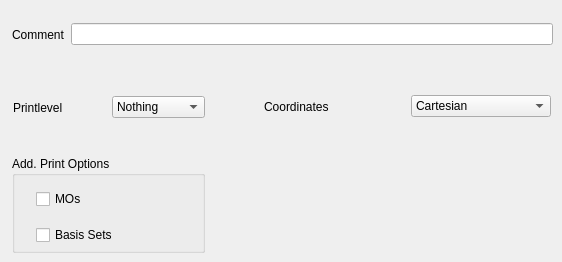
       <widget class="QWidget" name="dataPage">
        <widget class="QGroupBox" name="groupBox_3">
         <property name="geometry">
          <rect>
           <x>12</x>
           <y>156</y>
           <width>193</width>
           <height>97</height>
          </rect>
         </property>
         <property name="title">
          <string>Add. Print Options</string>
         </property>
         <widget class="QCheckBox" name="MOPrintCheck">
          <property name="geometry">
           <rect>
            <x>24</x>
            <y>30</y>
            <width>109</width>
            <height>26</height>
           </rect>
          </property>
          <property name="text">
           <string>MOs</string>
          </property>
         </widget>
         <widget class="QCheckBox" name="basisPrintCheck">
          <property name="geometry">
           <rect>
            <x>24</x>
            <y>66</y>
            <width>109</width>
            <height>26</height>
           </rect>
          </property>
          <property name="text">
           <string>Basis Sets</string>
          </property>
         </widget>
        </widget>
        <widget class="QWidget" name="layoutWidget">
         <property name="geometry">
          <rect>
           <x>12</x>
           <y>18</y>
           <width>541</width>
           <height>33</height>
          </rect>
         </property>
         <layout class="QHBoxLayout" name="horizontalLayout_13">
          <item>
           <widget class="QLabel" name="label_12">
            <property name="text">
             <string>Comment</string>
            </property>
           </widget>
          </item>
          <item>
           <widget class="QLineEdit" name="dataCommentLine"/>
          </item>
         </layout>
        </widget>
        <widget class="QWidget" name="layoutWidget">
         <property name="geometry">
          <rect>
           <x>264</x>
           <y>90</y>
           <width>287</width>
           <height>33</height>
          </rect>
         </property>
         <layout class="QHBoxLayout" name="horizontalLayout_11">
          <item>
           <widget class="QLabel" name="label_23">
            <property name="text">
             <string>Coordinates</string>
            </property>
           </widget>
          </item>
          <item>
           <widget class="QComboBox" name="dataFormatCombo">
            <item>
             <property name="text">
              <string>Cartesian</string>
             </property>
            </item>
            <item>
             <property name="text">
              <string>Internal</string>
             </property>
            </item>
            <item>
             <property name="text">
              <string>z-Matrix compact</string>
             </property>
            </item>
           </widget>
          </item>
         </layout>
        </widget>
        <widget class="QWidget" name="layoutWidget">
         <property name="geometry">
          <rect>
           <x>13</x>
           <y>91</y>
           <width>192</width>
           <height>33</height>
          </rect>
         </property>
         <layout class="QHBoxLayout" name="horizontalLayout_14">
          <item>
           <widget class="QLabel" name="label_10">
            <property name="text">
             <string>Printlevel</string>
            </property>
           </widget>
          </item>
          <item>
           <widget class="QComboBox" name="dataPrintCombo">
            <item>
             <property name="text">
              <string>Nothing</string>
             </property>
            </item>
            <item>
             <property name="text">
              <string>Mini</string>
             </property>
            </item>
            <item>
             <property name="text">
              <string>Small</string>
             </property>
            </item>
            <item>
             <property name="text">
              <string>Normal</string>
             </property>
            </item>
            <item>
             <property name="text">
              <string>Large</string>
             </property>
            </item>
           </widget>
          </item>
         </layout>
        </widget>
        <zorder>layoutWidget</zorder>
        <zorder>layoutWidget</zorder>
        <zorder>layoutWidget</zorder>
        <zorder>groupBox_3</zorder>
       </widget>
